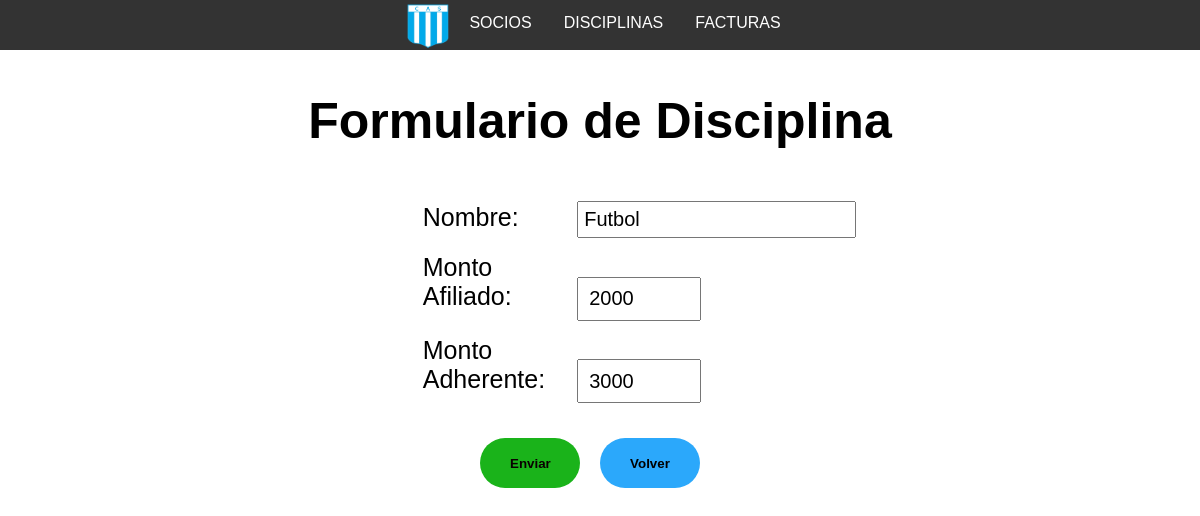
The page /socios/modificar_disciplina/5 on the database its author committed.
### socios/models.py (models this page shows, shortened)
class Disciplinas(models.Model):
    nombre = models.CharField(max_length=100, unique=True, blank=True)
    monto_afiliado = models.IntegerField()
    monto_adherente = models.IntegerField()

### socios/views.py (the view)
# urls.py: path('modificar_disciplina/<id_disciplina>', views.modificar_disciplina, name="modificar_disciplina"),
def modificar_disciplina(request , id_disciplina):
    disciplina = get_object_or_404(Disciplinas, id = id_disciplina)
    if request.method == "POST":
        form = DisciplinaForm(request.POST, instance=disciplina)
        if form.is_valid():
            disciplina = form.save(commit=False)
            disciplina.monto_afiliado = request.POST['monto_afiliado']
            disciplina.monto_adherente = request.POST['monto_adherente']
            disciplina.save()
            form.save()
            return redirect('lista_disciplinas')
    else:
        form = DisciplinaForm(instance=disciplina)
        form.fields['nombre'].widget.attrs['readonly'] = True
    return render(request, "alta_disciplina.html", {"form": form})

### socios/forms.py
class DisciplinaForm(ModelForm):
    class Meta:
        model = Disciplinas
        fields = '__all__'
    def __init__(self, *args, **kwargs):
        super(DisciplinaForm, self).__init__(*args, **kwargs)
        self.fields['nombre'].widget.attrs.update({'class': 'form-control input-text'})
        self.fields['monto_afiliado'].widget.attrs.update({'class': 'form-control input-monto' ,'min':'0'})
        self.fields['monto_adherente'].widget.attrs.update({'class': 'form-control input-monto' ,'min':'0'})

### socios/templates/alta_disciplina.html (shortened to what this page needs)
<!DOCTYPE html>
<html lang="en">
<head>
    {% load static %}
    {% include 'navbar.html' %}
    {% block extraCSS %}
    <link rel="stylesheet" href="{% static 'css/ABMdisciplinas.css' %}">
    {% endblock extraCSS %}
</head>
<body>
  <div class="div-alta-disciplinas">
    <h2>Formulario de Disciplina</h2>
    <form method="post" action="{% if form.instance.id %}{% url 'modificar_disciplina' form.instance.id %}{% else %}{% url 'alta_disciplina' %}{% endif %}">
      <div class="div-formulario-disciplina">
        <div class="form-group">
          <label for="{{ form.nombre.id_for_label }}" class="formulario-label">Nombre:</label>
          <div class="formulario-input">{{ form.nombre }}</div>
        </div>
        <div class="form-group">
          <label for="{{ form.monto_afiliado.id_for_label }}" class="formulario-label">Monto Afiliado:</label>
          <div class="formulario-input">{{ form.monto_afiliado }}</div>
        </div>
        <div class="form-group">
          <label for="{{ form.monto_adherente.id_for_label }}" class="formulario-label">Monto Adherente:</label>
          <div class="formulario-input">{{ form.monto_adherente }}</div>
        </div>
        <div class="botones-form">
          <button class="boton-form-enviar boton-form" type="submit" value="Enviar">Enviar</button>
          <button class="boton-form-volver boton-form"><a href="{% url 'lista_disciplinas' %}">Volver</a></button>
        </div>
      </div>
    </form>
  </div>
  </body>
</html>

### static/css/tablas.css (style rules this page uses)
body { font-family: Arial, sans-serif; margin: 0; padding: 0; }
input[type="text"] { padding: 5px; margin-top: 10px; }
a { text-decoration: none; }

### static/css/botones.css (style rules this page uses)
:root { --boton-eliminar-color: #c41b1b; --boton-agregar-color: #28c01a; --boton-pagar-color: #1a67c0; --boton-lista-color: #b5c01a; --boton-modificar-color: #c0491a; }

### static/css/ABMdisciplinas.css (style rules this page uses)
.div-formulario-disciplina { display: flex; flex-direction: column; justify-content: center; align-items: center; }
h2 { text-align: center; font-size: 50px; }
label { font-size: 25px; }
.form-group { margin-bottom: 15px; }
.formulario-label { display: inline-block; width: 150px; margin-bottom: 5px; }
.formulario-input { display: inline-block; width: 200px; }
.input-text { font-size: 20px; padding: 10px; }
.input-monto { font-size: 20px; padding: 10px; width: 100px; height: 20px; }
.botones-form { display: flex; flex-direction: row; justify-content: center; }
.boton-form { border-radius: 25%; margin-top: 20px; margin-right: 20px; width: 100px; height: 50px; text-decoration: none; }
.boton-form-enviar { background-color: green }
.boton-form-volver { background-color: red; }
a { color: black; }
.boton-form-enviar { padding: 12.5px 30px; border: 0; border-radius: 100px; background-color: #1ab31a; color: #0a0101; font-weight: Bold; transition: all 0.5s; -webkit-transition: all 0.5s; }
.boton-form-volver { padding: 12.5px 30px; border: 0; border-radius: 100px; background-color: #2ba8fb; color: #0a0101; font-weight: Bold; transition: all 0.5s; -webkit-transition: all 0.5s; }

### rows shown on the page
Disciplinas: nombre "Futbol", monto_afiliado "2000", monto_adherente "3000"
